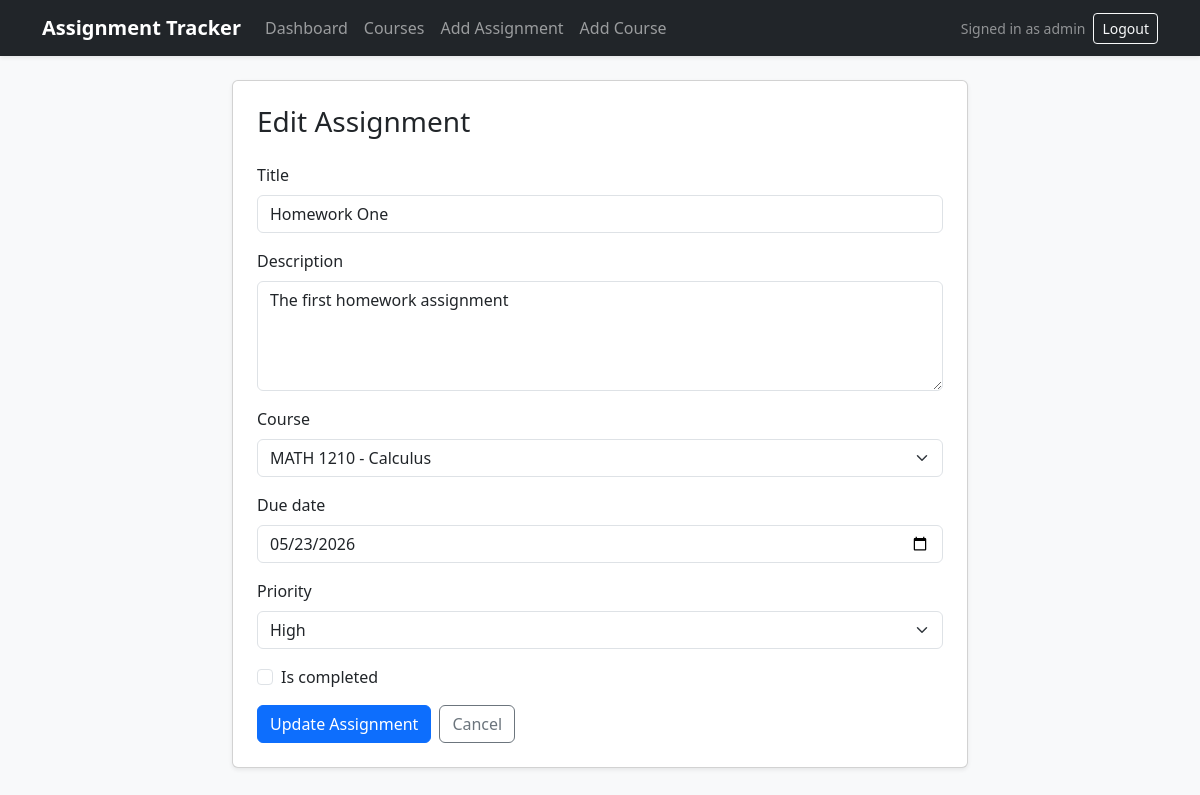
The app's page /assignments/1/edit/ (signed in) with its own data.
### assignmenttracker/models.py (models this page shows, shortened)
class Assignment(models.Model):
    class PriorityChoices(models.IntegerChoices):
        HIGH = 1, 'High'
        MEDIUM = 2, 'Medium'
        LOW = 3, 'Low'
    user = models.ForeignKey(
        settings.AUTH_USER_MODEL,
        on_delete=models.CASCADE,
        related_name='assignments'
    )
    course = models.ForeignKey(
        Course,
        on_delete=models.SET_NULL,
        null=True,
        blank=True,
        related_name='assignments'
    )
    title = models.CharField(max_length=200)
    description = models.TextField(blank=True)
    due_date = models.DateField()
    priority = models.PositiveSmallIntegerField(
        choices=PriorityChoices.choices,
        default=PriorityChoices.MEDIUM
    )
    is_completed = models.BooleanField(default=False)
    created_at = models.DateTimeField(auto_now_add=True)
    updated_at = models.DateTimeField(auto_now=True)
    class Meta:
        ordering = ['is_completed', 'due_date', 'priority', 'title']

### assignmenttracker/views.py (the view)
# urls.py: path('assignments/<int:pk>/edit/', views.assignment_edit, name='assignment_edit'),
@login_required
def assignment_edit(request, pk):
    assignment = get_object_or_404(Assignment, pk=pk, user=request.user)
    if request.method == 'POST':
        form = AssignmentForm(request.POST, instance=assignment, user=request.user)
        if form.is_valid():
            form.save()
            messages.success(request, 'Assignment updated successfully.')
            return redirect('dashboard')
    else:
        form = AssignmentForm(instance=assignment, user=request.user)
    return render(request, 'assignmenttracker/assignment_form.html', {
        'form': form,
        'page_title': 'Edit Assignment',
        'button_text': 'Update Assignment',
    })

### assignmenttracker/models.py (called while the page is built)
    def __str__(self):
        if self.course_code:
            return f"{self.course_code} - {self.name}"
        return self.name

### assignmenttracker/templates/assignmenttracker/assignment_form.html (shortened to what this page needs)
{% extends 'assignmenttracker/base.html' %}
{% block content %}
<div class="row justify-content-center">
    <div class="col-lg-8">
        <div class="card shadow-sm">
            <div class="card-body p-4">
                <h1 class="h3 mb-4">{{ page_title }}</h1>
                <form method="POST">
                    {% for field in form %}
                        {% if field.name == 'is_completed' %}
                            <div class="form-check mb-3">
                                {{ field }}
                                <label class="form-check-label" for="{{ field.id_for_label }}">
                                    {{ field.label }}
                                </label>
                            </div>
                        {% else %}
                            <div class="mb-3">
                                <label class="form-label" for="{{ field.id_for_label }}">{{ field.label }}</label>
                                {{ field }}
                            </div>
                        {% endif %}
                    {% endfor %}
                    <div class="d-flex gap-2">
                        <button type="submit" class="btn btn-primary">{{ button_text }}</button>
                        <a href="{% url 'dashboard' %}" class="btn btn-outline-secondary">Cancel</a>
                    </div>
                </form>
            </div>
        </div>
    </div>
</div>
{% endblock %}

### assignmenttracker/templates/assignmenttracker/base.html (shortened to what this page needs)
<!doctype html>
<html lang="en">
<head>
    <link href="https://cdn.jsdelivr.net/npm/bootstrap@5.3.3/dist/css/bootstrap.min.css" rel="stylesheet">
</head>
<body>
    <nav class="navbar navbar-expand-lg navbar-dark bg-dark shadow-sm">
        <div class="container">
            <a class="navbar-brand" href="{% url 'dashboard' %}">Assignment Tracker</a>
            <div class="collapse navbar-collapse" id="mainNavbar">
                {% if user.is_authenticated %}
                    <ul class="navbar-nav me-auto mb-2 mb-lg-0">
                        <li class="nav-item">
                            <a class="nav-link" href="{% url 'dashboard' %}">Dashboard</a>
                        </li>
                        <li class="nav-item">
                            <a class="nav-link" href="{% url 'course_list' %}">Courses</a>
                        </li>
                        <li class="nav-item">
                            <a class="nav-link" href="{% url 'assignment_add' %}">Add Assignment</a>
                        </li>
                        <li class="nav-item">
                            <a class="nav-link" href="{% url 'course_add' %}">Add Course</a>
                        </li>
                    </ul>
                    <div class="d-flex align-items-center gap-2">
                        <span class="text-white-50 small">Signed in as {{ user.username }}</span>
                        <form method="POST" action="{% url 'logout' %}" class="mb-0">
                            <button type="submit" class="btn btn-outline-light btn-sm">Logout</button>
                        </form>
                    </div>
                {% else %}
                    <div class="ms-auto d-flex gap-2">
                        <a href="{% url 'login' %}" class="btn btn-outline-light btn-sm">Login</a>
                        <a href="{% url 'signup' %}" class="btn btn-warning btn-sm">Sign Up</a>
                    </div>
                {% endif %}
            </div>
        </div>
    </nav>
    <div class="container py-4">
        {% block content %}{% endblock %}
    </div>
</body>
</html>

### assignmenttracker/templates/assignmenttracker/base.html (style rules this page uses)
body { background-color: #f8f9fa; }
.navbar-brand { font-weight: 700; }

### records on screen
Assignment: form "Homework One" "The first homework assignment" "MATH 1210 - Calculus" "05/23/2026" "High"

### other values on screen
{{ user.username }} "admin"
{{ page_title }} "Edit Assignment"
{{ field.label }} "Title" "Description" "Course" "Due date" "Priority"
{{ field.label }} "Is completed"
{{ button_text }} "Update Assignment"
